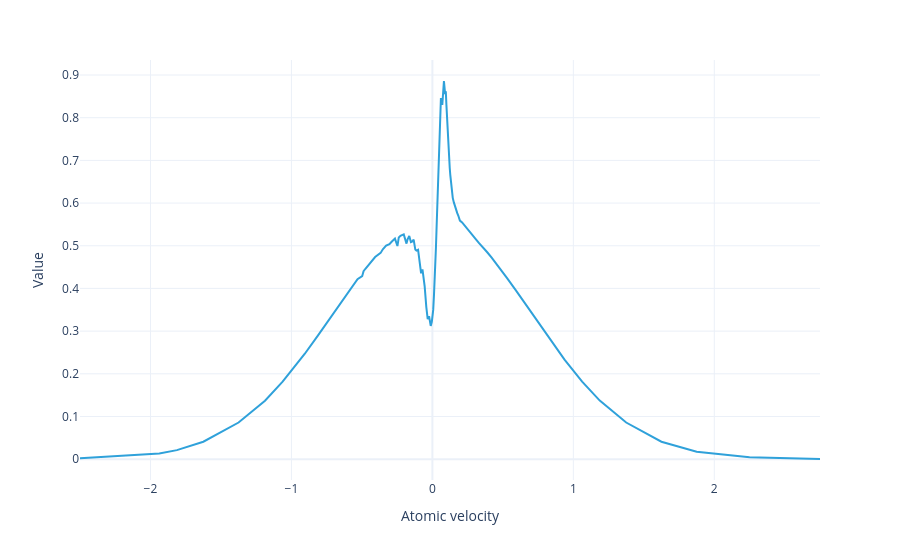

Notebook cell for this chart:
### Markdown cell above
Of the total population:

### Code cell
#|notest
model.population_distribution(sol).visualize()
